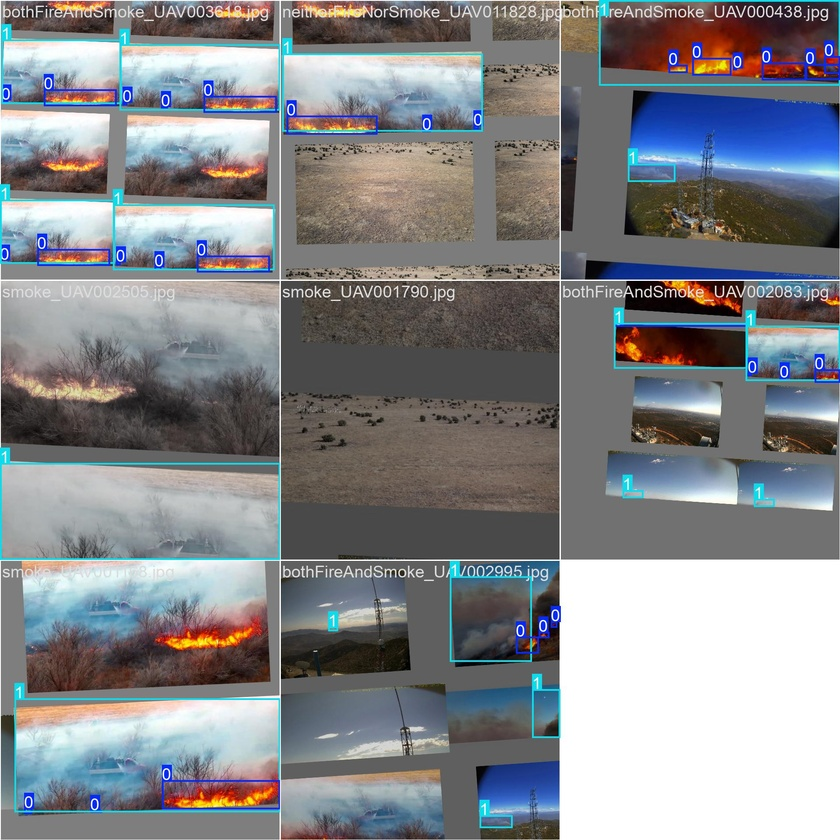
#> input picture runs/detect/runs/detect/smoke_uav_0p1pct/train_batch0.jpg, 840 x 840 px, shrunk from 1920 x 1920 before the run
$ python -i horizon.py   (imports and definitions only)   (older library calls are emulated)
#> lines starting #> are read from the running program, lines starting #| are printed output that depends on the picture
#> further down, picture is the input picture: shape (840, 840, 3); mean B, G, R 138.5, 134.7, 132.7
from __future__ import annotations

import cv2
import numpy as np


def estimate_horizon_row(
    bgr: np.ndarray,
    search_frac: float = 0.72,
    min_frac: float = 0.12,
    max_frac: float = 0.68,
) -> int:
    """
    Cheap skyline / horizon proxy for UAV nadir or oblique shots.

    Assumes sky occupies the upper portion; searches for a row with strong
    horizontal structure (common at tree/sky or mountain/sky boundaries).
    Falls back to a fixed band if the signal is weak.
    """
#> called with search_frac = 0.72, min_frac = 0.12, max_frac = 0.68
    h, w = bgr.shape[:2]
#> h = 840; w = 840
    gray = cv2.cvtColor(bgr, cv2.COLOR_BGR2GRAY)
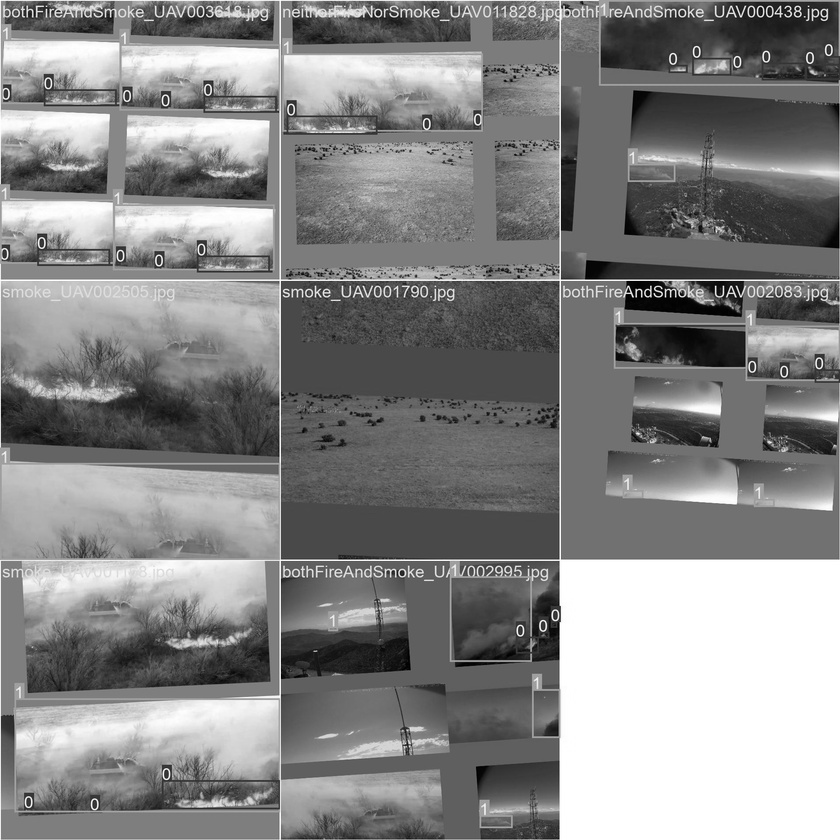
#> gray: shape (840, 840); min 0, max 255, mean 134.5
    gray = cv2.GaussianBlur(gray, (7, 7), 0)
    gx = cv2.Sobel(gray, cv2.CV_32F, 1, 0, ksize=3)
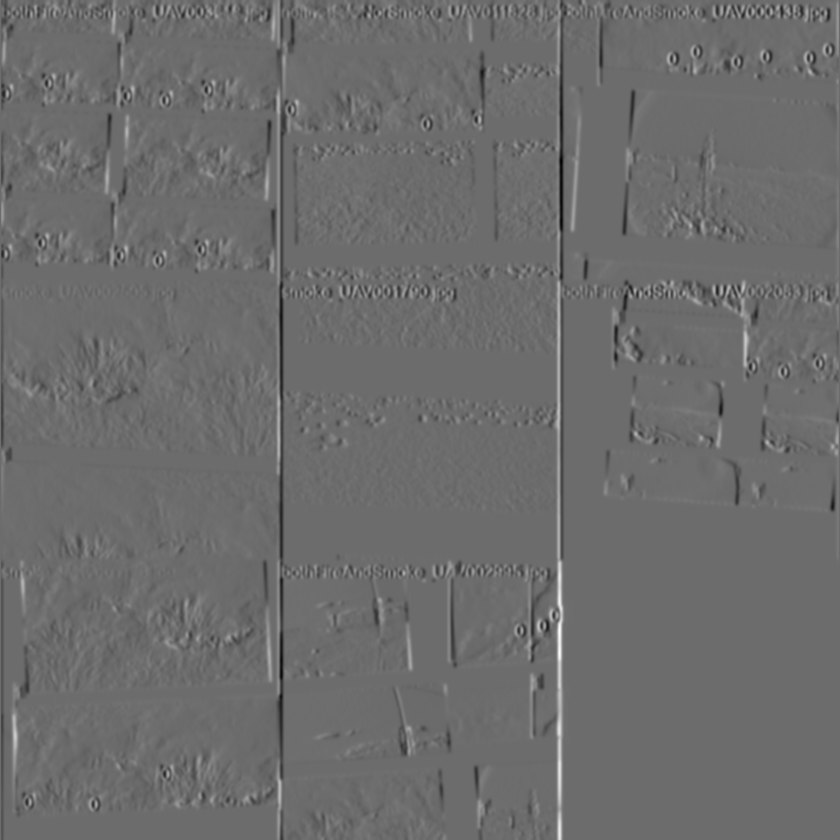
#> gx: shape (840, 840) float32; min -358, max 481, mean 0; drawn with min black and max white
    row_score = np.mean(np.abs(gx), axis=1)
#> row_score = 840 values, max 60.46 at index 12, min 3.68 at index 559, mean 13.82
    search = max(8, int(search_frac * h))
#> search = 604
    band = row_score[:search]
#> band = 604 values, max 60.46 at index 12, min 3.68 at index 559, mean 14.82
    y = int(np.argmax(band))
#> y = 12
    y_lo = int(min_frac * h)
#> y_lo = 100
    y_hi = int(max_frac * h)
#> y_hi = 571
    if y < y_lo or y > y_hi or float(band.max()) < 1e-3:
        y = int(0.42 * h)
#> y = 352
    return int(np.clip(y, y_lo, y_hi))

>>> import cv2
>>> picture = cv2.imread('../runs/detect/runs/detect/smoke_uav_0p1pct/train_batch0.jpg')
>>> result = estimate_horizon_row(picture)
#> result = 352

$ run again, on runs/detect/runs/detect/smoke_uav_0p1pct/train_batch1.jpg
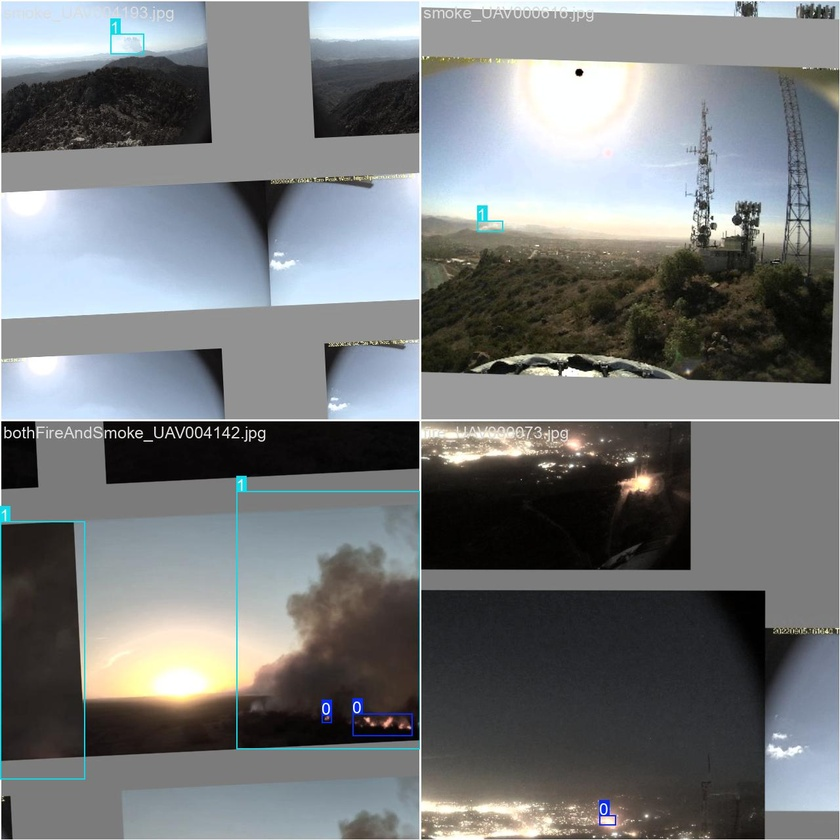
#> input picture runs/detect/runs/detect/smoke_uav_0p1pct/train_batch1.jpg, 840 x 840 px, shrunk from 1280 x 1280 before the run
#> picture is the input picture: shape (840, 840, 3); mean B, G, R 122.7, 121.1, 118.1
#> in estimate_horizon_row, `gray = cv2.cvtColor(bgr, cv2.COLOR_BGR2GRAY)`:
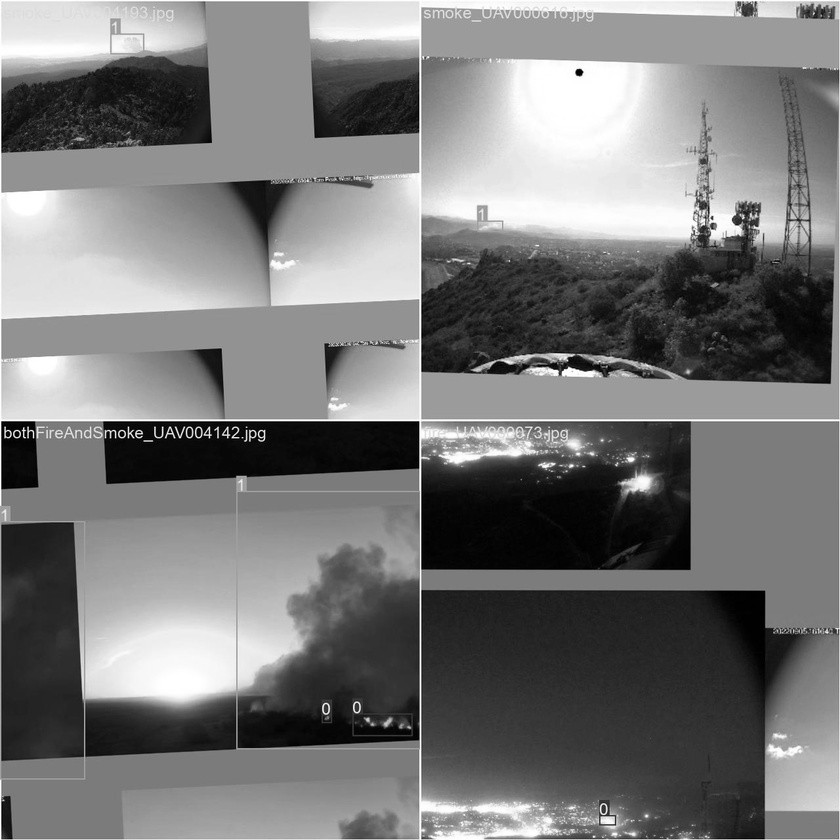
#> gray: shape (840, 840); min 0, max 255, mean 120.4
#> in estimate_horizon_row, `gx = cv2.Sobel(gray, cv2.CV_32F, 1, 0, ksize=3)`:
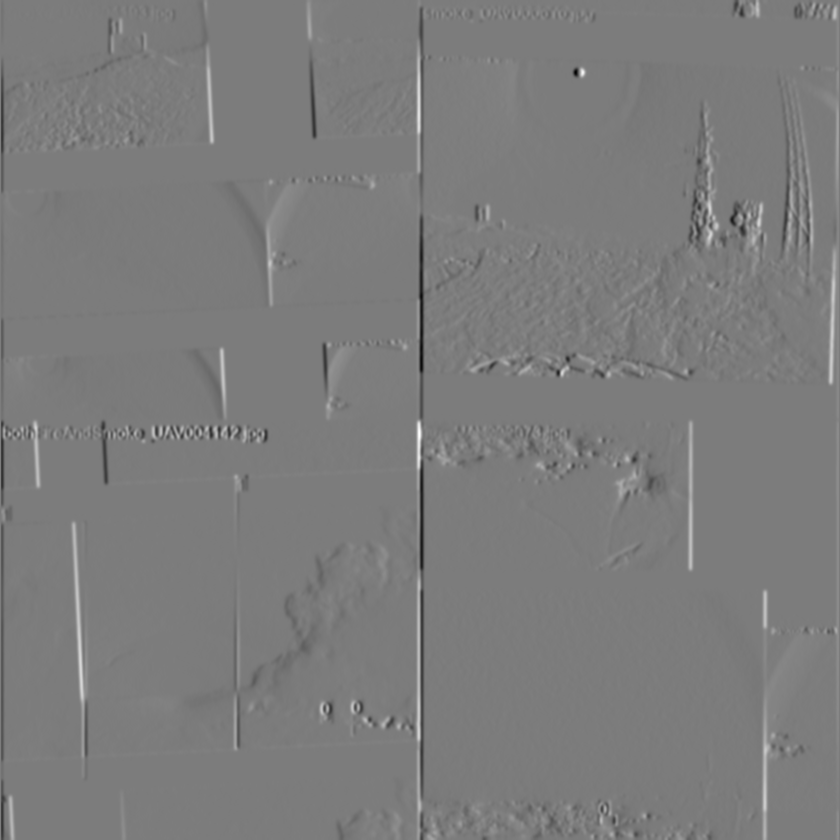
#> gx: shape (840, 840) float32; min -464, max 487, mean 0.1; drawn with min black and max white
#> row_score = 840 values, max 35.6 at index 434, min 2.45 at index 419, mean 10.48
#> band = 604 values, max 35.6 at index 434, min 2.45 at index 419, mean 10.91
#> y = 434

$ run again, on runs/detect/runs/detect/smoke_uav_0p1pct/train_batch2.jpg
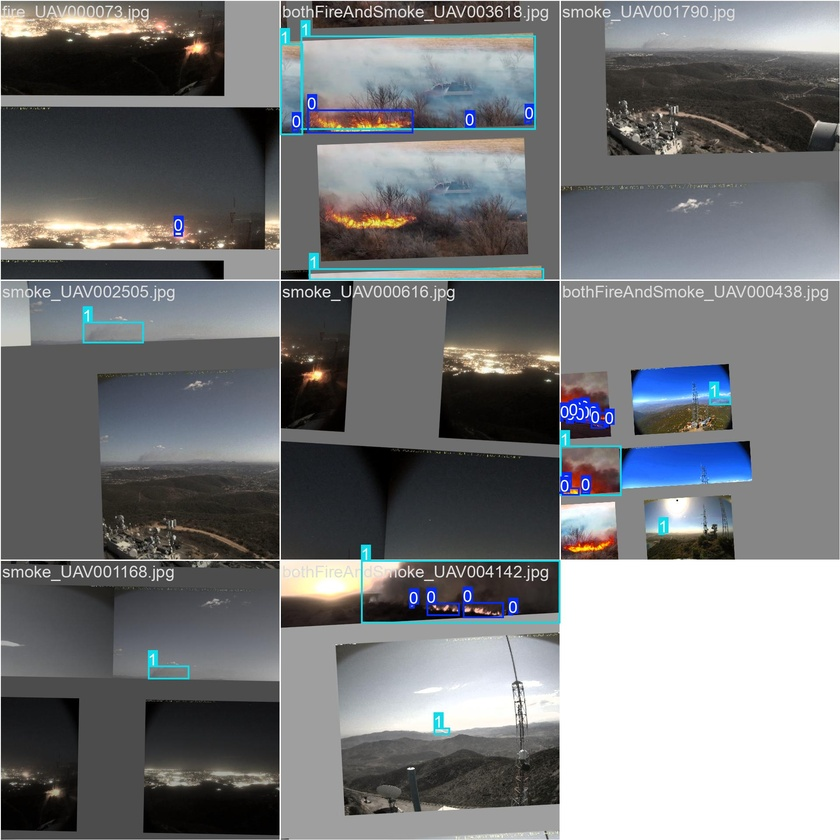
#> input picture runs/detect/runs/detect/smoke_uav_0p1pct/train_batch2.jpg, 840 x 840 px, shrunk from 1920 x 1920 before the run
#> picture is the input picture: shape (840, 840, 3); mean B, G, R 122.5, 120.4, 118.7
#> in estimate_horizon_row, `gray = cv2.cvtColor(bgr, cv2.COLOR_BGR2GRAY)`:
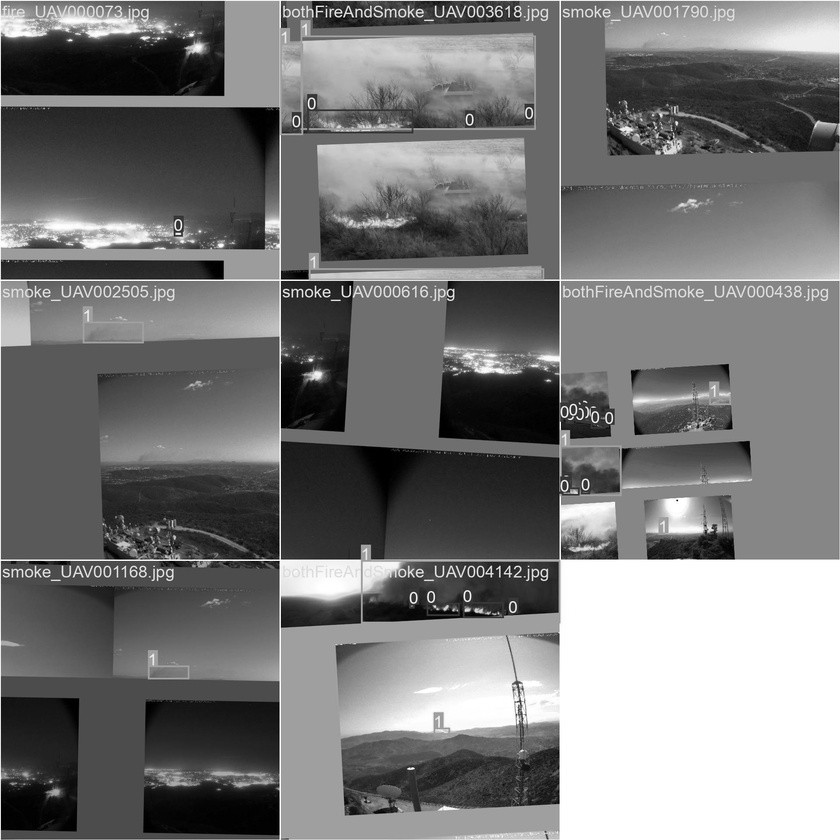
#> gray: shape (840, 840); min 0, max 255, mean 120.2
#> in estimate_horizon_row, `gx = cv2.Sobel(gray, cv2.CV_32F, 1, 0, ksize=3)`:
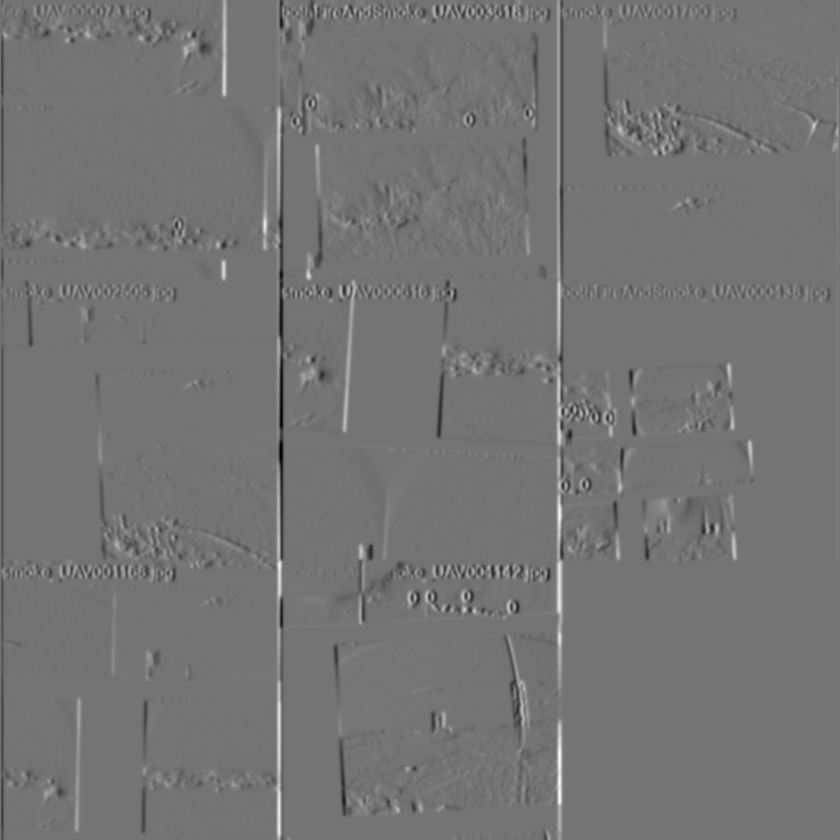
#> gx: shape (840, 840) float32; min -383, max 458, mean 0.5; drawn with min black and max white
#> row_score = 840 values, max 41.77 at index 12, min 3 at index 629, mean 11.28
#> band = 604 values, max 41.77 at index 12, min 4.7 at index 280, mean 12.51
#> in estimate_horizon_row, `y = int(np.argmax(band))`: y = 12
#> result = 352

$ run again, on runs/detect/runs/detect/smoke_uav_0p1pct/val_batch0_pred.jpg
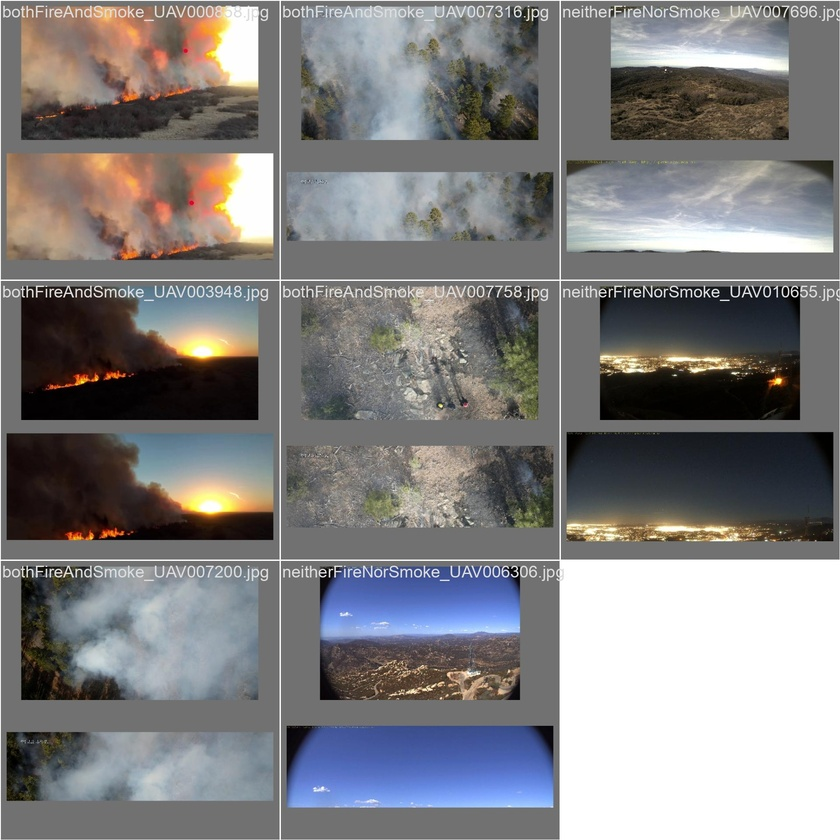
#> input picture runs/detect/runs/detect/smoke_uav_0p1pct/val_batch0_pred.jpg, 840 x 840 px, shrunk from 1920 x 1920 before the run
#> picture is the input picture: shape (840, 840, 3); mean B, G, R 128.7, 127.9, 129.3
#> in estimate_horizon_row, `gray = cv2.cvtColor(bgr, cv2.COLOR_BGR2GRAY)`:
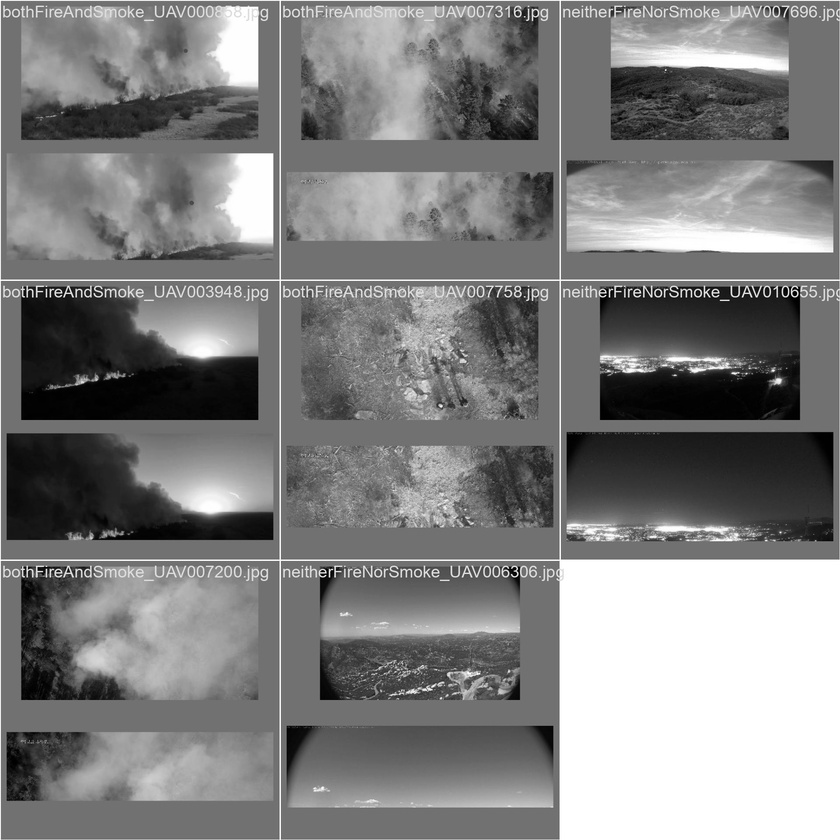
#> gray: shape (840, 840); min 0, max 255, mean 128.4
#> in estimate_horizon_row, `gx = cv2.Sobel(gray, cv2.CV_32F, 1, 0, ksize=3)`:
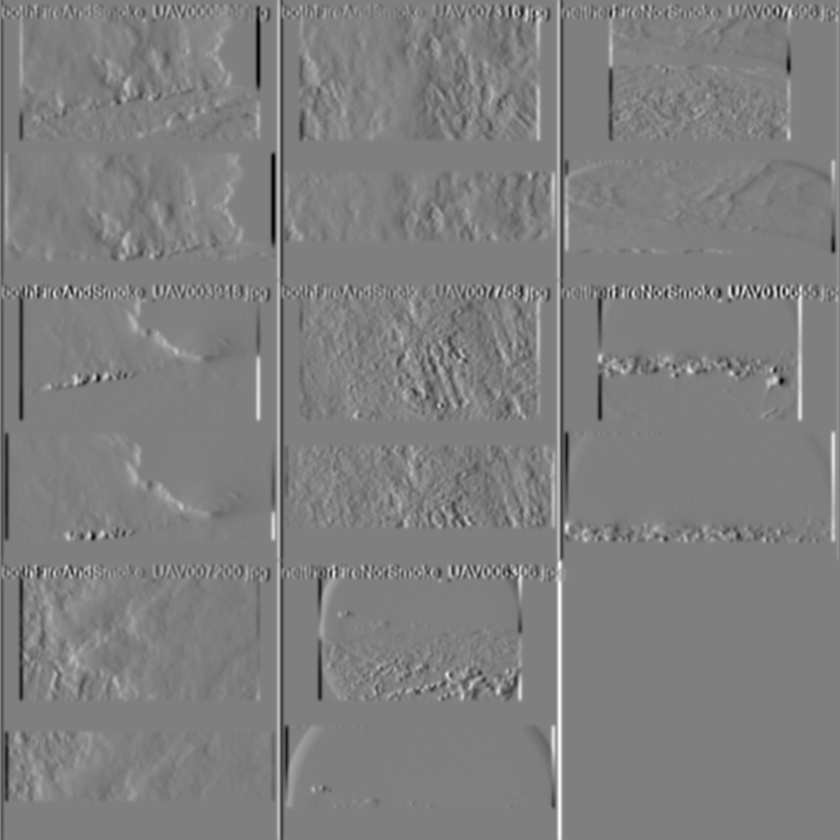
#> gx: shape (840, 840) float32; min -291, max 291, mean 0.2; drawn with min black and max white
#> row_score = 840 values, max 60.76 at index 293, min 1.5 at index 559, mean 13.3
#> band = 604 values, max 60.76 at index 293, min 1.5 at index 559, mean 15.07
#> y = 293
